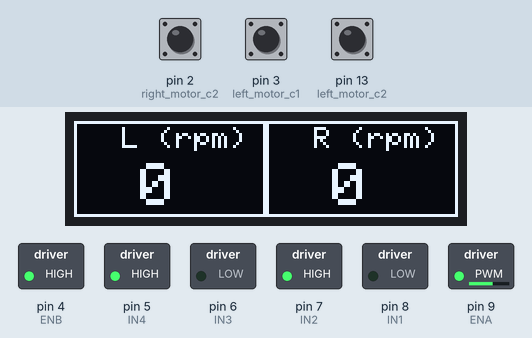
Recording of a sketch running on a simulated Arduino Uno, built with avr-gcc and run on an emulated ATmega328P. Parts: 128×32 one-colour display, switched loads named in the sketch (green lamp = pin HIGH). The test bench sets the inputs (shaded band); at power-on: pin 3 (left_motor_c1) LOW, pin 2 (right_motor_c2) LOW, pin 13 (left_motor_c2) LOW.

Above: at 1.2 s.
1.3 s: pin 3 (left_motor_c1) pulled HIGH for 1 s
At 2.52 s:
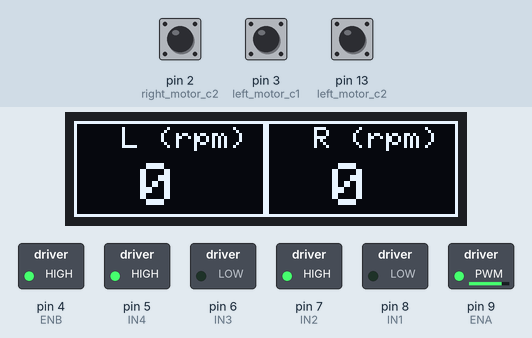
2.9 s: pin 3 (left_motor_c1) pulled HIGH for 0.15 s
At 4.7 s:
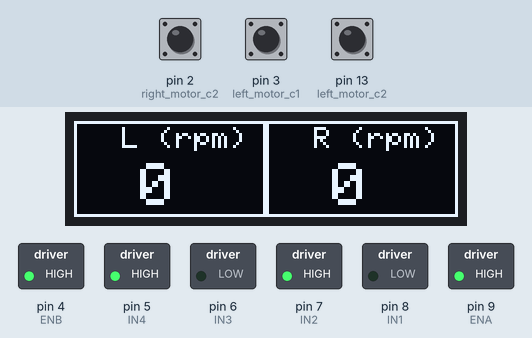
Timing chart, 0 to 6.2 s (numbered marks = the images above; inputs shaded):
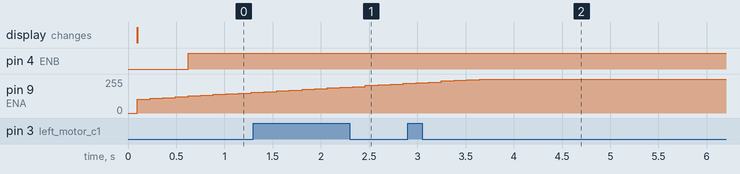

The sketch:

drive_L298N.ino
```cpp
/*1306显示需要的*/
#include <SPI.h>
#include <Wire.h>
#include <Adafruit_GFX.h>
#include <Adafruit_SSD1306.h>

#define SCREEN_WIDTH 128  // OLED display width, in pixels
#define SCREEN_HEIGHT 32  // OLED display height, in pixels

// Declaration for an SSD1306 display connected to I2C (SDA, SCL pins)
// The pins for I2C are defined by the Wire-library.
// On an arduino UNO:       A4(SDA), A5(SCL)
// On an arduino MEGA 2560: 20(SDA), 21(SCL)
// On an arduino LEONARDO:   2(SDA),  3(SCL), ...
#define OLED_RESET -1        // Reset pin # (or -1 if sharing Arduino reset pin)
#define SCREEN_ADDRESS 0x3C  ///< See datasheet for Address; 0x3D for 128x64, 0x3C for 128x32
Adafruit_SSD1306 display(SCREEN_WIDTH, SCREEN_HEIGHT, &Wire, OLED_RESET);

#define NUMFLAKES 10  // Number of snowflakes in the animation example
/*为了显示车速定义了一些显示用函数*/
void showVel(int l, int r) {
  display.clearDisplay();
  drawrect();  //画个边框
  drawInfo(l, r);
  display.display();  // Update screen with each newly-drawn rectangle
}
void drawrect(void) {

  display.drawRect(0, 0, display.width() / 2, display.height(), SSD1306_WHITE);
  display.drawRect(display.width() / 2, 0, display.width() / 2, display.height(), SSD1306_WHITE);
}
void drawInfo(int l, int r) {
  display.setTextSize(1);               // Normal 1:1 pixel scale
  display.setTextColor(SSD1306_WHITE);  // Draw white text
  //写标题
  display.setCursor(display.width() / 8, 2);
  display.print(F("L (rpm)"));
  display.setCursor(display.width() * 5 / 8, 2);
  display.print(F("R (rpm)"));

  //写数字
  display.setCursor(22, 14);
  display.setTextSize(2);  //具体数字放大
  display.print(l);

  display.setCursor(86, 14);
  display.setTextSize(2);  //具体数字放大
  display.print(r);
}

/*
L298N模块连接 =uno 引脚
*/
int ENA = 9;
int IN1 = 8;
int IN2 = 7;

int ENB = 4;
int IN3 = 6;
int IN4 = 5;

/*
电机型号：JGB-520
DC6V55RPM    11plus/电机圈   减速机构减速比90
电机霍尔传感器连接 uno
统计出来的count若为负，则可切换相线序号
*/
int right_motor_c1 = 12;
int right_motor_c2 = 2;  // int0
int left_motor_c1 = 3;   // int1
int left_motor_c2 = 13;

/*一个定义为volatile的变量就是说这个变量可能会被意想不到的改变，这样，编译器就不会去随便假设这个变量的值了。精确的说，优化器在用到这个变量的值的时候，必须每次都小心的重新读取这个变量的值，而不是使用保存在寄存器里面的备份。

下面是volatile变量的几个例子：

1）. 并行设备的硬件寄存器（如：状态寄存器）

2）. 一个中断服务子程序中会访问到的非自动变量（Non-automatic variables)

3）. 多线程应用中被几个任务共享的变量*/

volatile int countLeft = 0;   //如果是正转，那么每计数一次自增1，如果是反转，那么每计数一次自减1
volatile int countRight = 0;  //如果是正转，那么每计数一次自增1，如果是反转，那么每计数一次自减1

int reducation = 90;                           //减速比，根据电机参数设置，比如 15 | 30 | 60
int pulse = 11;                                //编码器旋转一圈产生的脉冲数该值需要参考商家电机参数
int wheel_per_round = pulse * reducation * 2;  //车轮旋转一圈产生的脉冲数，我这里两倍频
///手动旋转电机一圈，输出结果为 一圈脉冲数 * 减速比 * 2
//UNO R3只有两个外部中断，所以，左右轮各一个。只能进行2倍频统计

long start_time = millis();  //一个计算周期的开始时刻，初始值为 millis();
long interval_time = 50;     //一个计算周期 50ms
double left_wheel_current_vel, right_wheel_current_vel;

//左侧车轮中断函数，
//left_motor_c1 = 3;  // int1
// left_motor_c2 = 13;
void count_left() {
  //2倍频计数实现
  //手动旋转电机一圈，输出结果为 一圈脉冲数 * 减速比 * 2
  if (digitalRead(left_motor_c1) == HIGH) {

    if (digitalRead(left_motor_c2) == HIGH) {  //A 高 B 高
      countLeft++;
    } else {  //A 高 B 低
      countLeft--;
    }
  } else {

    if (digitalRead(left_motor_c2) == LOW) {  //A 低 B 低
      countLeft++;
    } else {  //A 低 B 高
      countLeft--;
    }
  }
}
//右侧车轮中断函数，
// right_motor_c1 = 2;  // int0
// right_motor_c2 = 12;
void count_right() {
  //2倍频计数实现，一个脉冲周期计数为2，而不是1
  //手动旋转电机一圈，输出结果为 一圈脉冲数 * 减速比 * 2
  if (digitalRead(right_motor_c1) == HIGH) {

    if (digitalRead(right_motor_c2) == HIGH) {  //A 高 B 高
      countRight++;
    } else {  //A 高 B 低
      countRight--;
    }
  } else {

    if (digitalRead(right_motor_c2) == LOW) {  //A 低 B 低
      countRight++;
    } else {  //A 低 B 高
      countRight--;
    }
  }
}


/*
思路:需要定义一个开始时间(用于记录每个测速周期的开始时刻)，还需要定义一个时间区间(比如50毫秒)，时时获取当前时刻，
当当前时刻 - 上传结束时刻 >= 时间区间时，就获取当前计数并根据测速公式计算时时速度，计算完毕，计数器归零，重置开始时间

核心知识点:当使用中断函数中的变量时，需要先禁止中断noInterrupts()，调用完毕，再重启中断interrupts()(关于noInterrupts与interrupts请参考 8.2.2 介绍)。
*/

//获取当前转速的函数
void get_current_vel() {
  long right_now = millis();
  long past_time = right_now - start_time;  //计算逝去的时间
  if (past_time >= interval_time) {         //如果逝去时间大于等于一个计算周期
    //1.禁止中断
    noInterrupts();
    //2.计算转速 转速单位可以是秒，也可以是分钟... 自定义即可
    left_wheel_current_vel = ((double)countLeft / wheel_per_round / past_time) * 1000 * 60;
    right_wheel_current_vel = ((double)countRight / wheel_per_round / past_time) * 1000 * 60;
    //3.重置计数器
    countLeft = 0;
    countRight = 0;
    //4.重置开始时间
    start_time = right_now;
    //5.重启中断
    interrupts();
    // Serial.print("LEFT WHEEL(RPM)=");
    // Serial.println(left_wheel_current_vel);
    // Serial.print("RIGHT WHEEL(RPM)=");
    // Serial.println(right_wheel_current_vel);
    showVel(int(left_wheel_current_vel), int(right_wheel_current_vel));  //显示速度信息
  }
}

/*
 * PID 调速实现:
 * 1.代码准备，复制并修改电机控制以及测速代码
 * 2.包含PID头文件
 * 3.创建PID对象
 * 4.在setup中启用自动调试
 * 5.调试并更新PWM
 *
 */

#include <PID_v1.h>
//-------------------------------------PID-------------------------------------------
//创建 PID 对象
//1.当前转速 2.计算输出的pwm 3.目标转速 4.kp 5.ki 6.kd 7.当输入与目标值出现偏差时，向哪个方向控制
double left_pwm, right_pwm;         //电机驱动的PWM值
double target = 20;                 //预期的结果
double kp = 5, ki = 2.8, kd = 0.3;  //+5-5
/*
PID调试技巧:

参数整定找最佳，从小到大顺序查

先是比例后积分，最后再专把微分加

曲线振属荡很频繁，比例度盘要放大

曲线漂浮绕大湾，比例度盘往小扳

曲线偏离回复慢，积分时间往下降

曲线波动周期长，积分时间再加长

曲线振荡频率快，先把微分降下来**

动差大来波动慢。微分时间应加长

理想曲线两个波，前高后低4比1

一看二调多分析，调节质量不会低
*/
PID left_pid(&left_wheel_current_vel, &left_pwm, &target, kp, ki, kd, DIRECT);
PID right_pid(&right_wheel_current_vel, &right_pwm, &target, kp, ki, kd, DIRECT);
//速度更新函数
void update_vel() {
  //获取当前速度
  get_current_vel();
  left_pid.Compute();   //计算需要输出的PWM
  right_pid.Compute();  //计算需要输出的PWM
  // digitalWrite(DIRA,HIGH);
  analogWrite(ENA, left_pwm);
  analogWrite(ENB, right_pwm);
}


/*设置点击的前进，后退，停止*/
void SetMotorDirection(char motor, char direction) {  //motor= 'a' or 'b'  direction= 'f' or 'b' or 's'
  int motor_inOne, motor_inTwo;
  if (motor == 'a') {  //设置L298N的引脚
    motor_inOne = IN1;
    motor_inTwo = IN2;
  } else if (motor == 'b') {
    motor_inOne = IN3;
    motor_inTwo = IN4;
  } else {
    Serial.println("SetMotorDirection motor Error!");
  }
  if (direction == 'f') {
    digitalWrite(motor_inOne, LOW);  //正转
    digitalWrite(motor_inTwo, HIGH);
  } else if (direction == 'b') {
    digitalWrite(motor_inOne, HIGH);  //反转
    digitalWrite(motor_inTwo, LOW);
  } else if (direction == 's') {
    digitalWrite(motor_inOne, LOW);  //刹车
    digitalWrite(motor_inTwo, LOW);
  } else {
    Serial.println("SetMotorDirection directiron Error!");
  }
}

void setup() {
  // put your setup code here, to run once:
  // SSD1306_SWITCHCAPVCC = generate display voltage from 3.3V internally
  if (!display.begin(SSD1306_SWITCHCAPVCC, SCREEN_ADDRESS)) {
    Serial.println(F("SSD1306 allocation failed"));
    for (;;)
      ;  // Don't proceed, loop forever
  }


  /*设置L298N的输出引脚*/
  pinMode(ENA, OUTPUT);
  pinMode(IN1, OUTPUT);
  pinMode(IN2, OUTPUT);

  pinMode(ENB, OUTPUT);
  pinMode(IN3, OUTPUT);
  pinMode(IN4, OUTPUT);

  /*设置到霍尔传感器的输入引脚*/
  pinMode(right_motor_c1, INPUT);
  pinMode(right_motor_c2, INPUT);
  pinMode(left_motor_c1, INPUT);
  pinMode(left_motor_c2, INPUT);

  attachInterrupt(0, count_right, CHANGE);  //当电平发生改变时触发中断0函数
  attachInterrupt(1, count_left, CHANGE);   //当电平发生改变时触发中断1函数

  Serial.begin(57600);

  SetMotorDirection('a', 'f');
  SetMotorDirection('b', 'f');

  left_pid.SetMode(AUTOMATIC);
  right_pid.SetMode(AUTOMATIC);
  // analogWrite(ENA, 250);  //可输入的数字为0-255当然电机低于某个电压就会不转了，大家可以更改数
  // delay(10000);
  // analogWrite(ENA, 0);

  // analogWrite(ENB, 150);
  // delay(10000);
  // analogWrite(ENB, 0);
}

void loop() {
  // put your main code here, to run repeatedly:
  //测试计数器输出
  // delay(100);
  // // Serial.println(countLeft);
  // // Serial.println(countRight);
  // get_current_vel();

  delay(50);
  update_vel();
}
```
